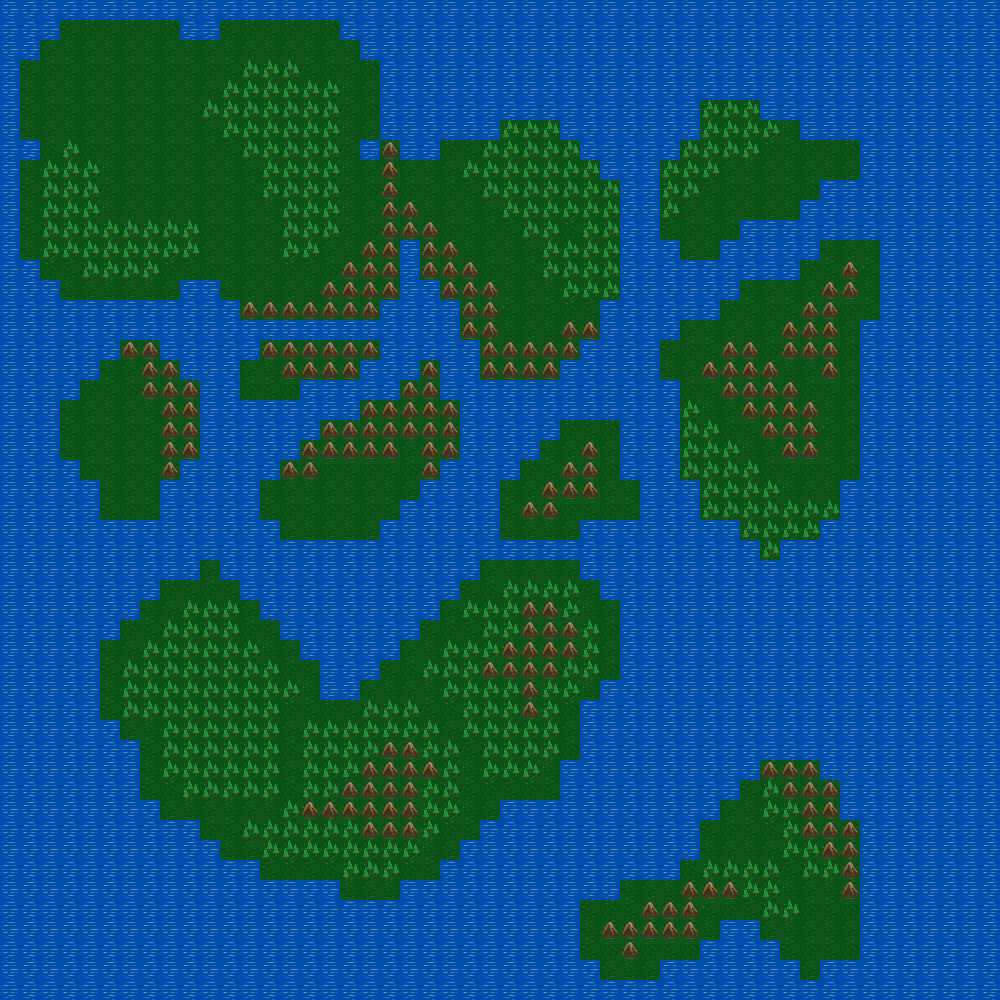

The image is a tile-based game level rendered from a .tmx file. Its description and source (layers, tilesets, objects; grid data summarised) follow:
An orthogonal 50x50 tile map with 20x20 px tiles, 1 tile layer (land).

<map version="1.0" orientation="orthogonal" width="50" height="50" tilewidth="20" tileheight="20">
 <tileset firstgid="1" name="mapTiles" tilewidth="20" tileheight="20">
  <image source="../images/TileMap.png" width="100" height="100" />
 </tileset>
 <layer name="land" width="50" height="50">
  <properties>
   <property name="mapName" value="Ferathorn" />
  </properties>
  <data>[2500 cells, 2500 non-empty, 4 distinct tile ids]</data>
 </layer>
</map>